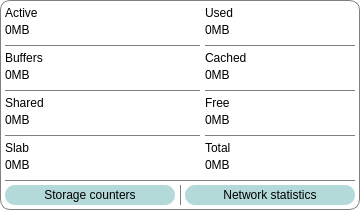
     <widget class="QFrame" name="memoexdt">
      <property name="geometry">
       <rect>
        <x>215</x>
        <y>240</y>
        <width>360</width>
        <height>210</height>
       </rect>
      </property>
      <property name="sizePolicy">
       <sizepolicy hsizetype="Fixed" vsizetype="Fixed">
        <horstretch>0</horstretch>
        <verstretch>0</verstretch>
       </sizepolicy>
      </property>
      <property name="minimumSize">
       <size>
        <width>360</width>
        <height>210</height>
       </size>
      </property>
      <property name="maximumSize">
       <size>
        <width>360</width>
        <height>210</height>
       </size>
      </property>
      <property name="styleSheet">
       <string notr="true">background: transparent; border: 1px solid #808080; border-radius: 10px;</string>
      </property>
      <property name="frameShape">
       <enum>QFrame::StyledPanel</enum>
      </property>
      <property name="frameShadow">
       <enum>QFrame::Raised</enum>
      </property>
      <widget class="QLabel" name="memoshnm">
       <property name="geometry">
        <rect>
         <x>5</x>
         <y>110</y>
         <width>195</width>
         <height>20</height>
        </rect>
       </property>
       <property name="sizePolicy">
        <sizepolicy hsizetype="Fixed" vsizetype="Fixed">
         <horstretch>0</horstretch>
         <verstretch>0</verstretch>
        </sizepolicy>
       </property>
       <property name="minimumSize">
        <size>
         <width>195</width>
         <height>20</height>
        </size>
       </property>
       <property name="maximumSize">
        <size>
         <width>195</width>
         <height>20</height>
        </size>
       </property>
       <property name="styleSheet">
        <string notr="true">font: 15pt &quot;JetBrains Mono&quot;; border: none;</string>
       </property>
       <property name="text">
        <string>0MB</string>
       </property>
      </widget>
      <widget class="QLabel" name="memobfnm">
       <property name="geometry">
        <rect>
         <x>5</x>
         <y>65</y>
         <width>195</width>
         <height>20</height>
        </rect>
       </property>
       <property name="sizePolicy">
        <sizepolicy hsizetype="Fixed" vsizetype="Fixed">
         <horstretch>0</horstretch>
         <verstretch>0</verstretch>
        </sizepolicy>
       </property>
       <property name="minimumSize">
        <size>
         <width>195</width>
         <height>20</height>
        </size>
       </property>
       <property name="maximumSize">
        <size>
         <width>195</width>
         <height>20</height>
        </size>
       </property>
       <property name="styleSheet">
        <string notr="true">font: 15pt &quot;JetBrains Mono&quot;; border: none;</string>
       </property>
       <property name="text">
        <string>0MB</string>
       </property>
      </widget>
      <widget class="QLabel" name="memosblb">
       <property name="geometry">
        <rect>
         <x>5</x>
         <y>140</y>
         <width>195</width>
         <height>15</height>
        </rect>
       </property>
       <property name="sizePolicy">
        <sizepolicy hsizetype="Fixed" vsizetype="Fixed">
         <horstretch>0</horstretch>
         <verstretch>0</verstretch>
        </sizepolicy>
       </property>
       <property name="minimumSize">
        <size>
         <width>195</width>
         <height>15</height>
        </size>
       </property>
       <property name="maximumSize">
        <size>
         <width>195</width>
         <height>15</height>
        </size>
       </property>
       <property name="styleSheet">
        <string notr="true">font: 10pt &quot;Inter&quot;; border: none;</string>
       </property>
       <property name="text">
        <string>Slab</string>
       </property>
      </widget>
      <widget class="Line" name="memoexl2">
       <property name="geometry">
        <rect>
         <x>5</x>
         <y>90</y>
         <width>195</width>
         <height>1</height>
        </rect>
       </property>
       <property name="sizePolicy">
        <sizepolicy hsizetype="Fixed" vsizetype="Fixed">
         <horstretch>0</horstretch>
         <verstretch>0</verstretch>
        </sizepolicy>
       </property>
       <property name="minimumSize">
        <size>
         <width>195</width>
         <height>1</height>
        </size>
       </property>
       <property name="maximumSize">
        <size>
         <width>195</width>
         <height>1</height>
        </size>
       </property>
       <property name="orientation">
        <enum>Qt::Horizontal</enum>
       </property>
      </widget>
      <widget class="Line" name="memoexl3">
       <property name="geometry">
        <rect>
         <x>5</x>
         <y>135</y>
         <width>195</width>
         <height>1</height>
        </rect>
       </property>
       <property name="sizePolicy">
        <sizepolicy hsizetype="Fixed" vsizetype="Fixed">
         <horstretch>0</horstretch>
         <verstretch>0</verstretch>
        </sizepolicy>
       </property>
       <property name="minimumSize">
        <size>
         <width>195</width>
         <height>1</height>
        </size>
       </property>
       <property name="maximumSize">
        <size>
         <width>195</width>
         <height>1</height>
        </size>
       </property>
       <property name="orientation">
        <enum>Qt::Horizontal</enum>
       </property>
      </widget>
      <widget class="QLabel" name="memoacnm">
       <property name="geometry">
        <rect>
         <x>5</x>
         <y>20</y>
         <width>195</width>
         <height>20</height>
        </rect>
       </property>
       <property name="sizePolicy">
        <sizepolicy hsizetype="Fixed" vsizetype="Fixed">
         <horstretch>0</horstretch>
         <verstretch>0</verstretch>
        </sizepolicy>
       </property>
       <property name="minimumSize">
        <size>
         <width>195</width>
         <height>20</height>
        </size>
       </property>
       <property name="maximumSize">
        <size>
         <width>195</width>
         <height>20</height>
        </size>
       </property>
       <property name="styleSheet">
        <string notr="true">font: 15pt &quot;JetBrains Mono&quot;; border: none;</string>
       </property>
       <property name="text">
        <string>0MB</string>
       </property>
      </widget>
      <widget class="Line" name="memoexl1">
       <property name="geometry">
        <rect>
         <x>5</x>
         <y>45</y>
         <width>195</width>
         <height>1</height>
        </rect>
       </property>
       <property name="sizePolicy">
        <sizepolicy hsizetype="Fixed" vsizetype="Fixed">
         <horstretch>0</horstretch>
         <verstretch>0</verstretch>
        </sizepolicy>
       </property>
       <property name="minimumSize">
        <size>
         <width>195</width>
         <height>1</height>
        </size>
       </property>
       <property name="maximumSize">
        <size>
         <width>195</width>
         <height>1</height>
        </size>
       </property>
       <property name="orientation">
        <enum>Qt::Horizontal</enum>
       </property>
      </widget>
      <widget class="QLabel" name="memoshlb">
       <property name="geometry">
        <rect>
         <x>5</x>
         <y>95</y>
         <width>195</width>
         <height>15</height>
        </rect>
       </property>
       <property name="sizePolicy">
        <sizepolicy hsizetype="Fixed" vsizetype="Fixed">
         <horstretch>0</horstretch>
         <verstretch>0</verstretch>
        </sizepolicy>
       </property>
       <property name="minimumSize">
        <size>
         <width>195</width>
         <height>15</height>
        </size>
       </property>
       <property name="maximumSize">
        <size>
         <width>195</width>
         <height>15</height>
        </size>
       </property>
       <property name="styleSheet">
        <string notr="true">font: 10pt &quot;Inter&quot;; border: none;</string>
       </property>
       <property name="text">
        <string>Shared</string>
       </property>
      </widget>
      <widget class="QLabel" name="memobflb">
       <property name="geometry">
        <rect>
         <x>5</x>
         <y>50</y>
         <width>195</width>
         <height>15</height>
        </rect>
       </property>
       <property name="sizePolicy">
        <sizepolicy hsizetype="Fixed" vsizetype="Fixed">
         <horstretch>0</horstretch>
         <verstretch>0</verstretch>
        </sizepolicy>
       </property>
       <property name="minimumSize">
        <size>
         <width>195</width>
         <height>15</height>
        </size>
       </property>
       <property name="maximumSize">
        <size>
         <width>195</width>
         <height>15</height>
        </size>
       </property>
       <property name="styleSheet">
        <string notr="true">font: 10pt &quot;Inter&quot;; border: none;</string>
       </property>
       <property name="text">
        <string>Buffers</string>
       </property>
      </widget>
      <widget class="QLabel" name="memoaclb">
       <property name="geometry">
        <rect>
         <x>5</x>
         <y>5</y>
         <width>195</width>
         <height>15</height>
        </rect>
       </property>
       <property name="sizePolicy">
        <sizepolicy hsizetype="Fixed" vsizetype="Fixed">
         <horstretch>0</horstretch>
         <verstretch>0</verstretch>
        </sizepolicy>
       </property>
       <property name="minimumSize">
        <size>
         <width>195</width>
         <height>15</height>
        </size>
       </property>
       <property name="maximumSize">
        <size>
         <width>195</width>
         <height>15</height>
        </size>
       </property>
       <property name="styleSheet">
        <string notr="true">font: 10pt &quot;Inter&quot;; border: none;</string>
       </property>
       <property name="text">
        <string>Active</string>
       </property>
      </widget>
      <widget class="QLabel" name="memosbnm">
       <property name="geometry">
        <rect>
         <x>5</x>
         <y>155</y>
         <width>195</width>
         <height>20</height>
        </rect>
       </property>
       <property name="sizePolicy">
        <sizepolicy hsizetype="Fixed" vsizetype="Fixed">
         <horstretch>0</horstretch>
         <verstretch>0</verstretch>
        </sizepolicy>
       </property>
       <property name="minimumSize">
        <size>
         <width>195</width>
         <height>20</height>
        </size>
       </property>
       <property name="maximumSize">
        <size>
         <width>195</width>
         <height>20</height>
        </size>
       </property>
       <property name="styleSheet">
        <string notr="true">font: 15pt &quot;JetBrains Mono&quot;; border: none;</string>
       </property>
       <property name="text">
        <string>0MB</string>
       </property>
      </widget>
      <widget class="QLabel" name="memofrlb">
       <property name="geometry">
        <rect>
         <x>205</x>
         <y>95</y>
         <width>150</width>
         <height>15</height>
        </rect>
       </property>
       <property name="sizePolicy">
        <sizepolicy hsizetype="Fixed" vsizetype="Fixed">
         <horstretch>0</horstretch>
         <verstretch>0</verstretch>
        </sizepolicy>
       </property>
       <property name="minimumSize">
        <size>
         <width>150</width>
         <height>15</height>
        </size>
       </property>
       <property name="maximumSize">
        <size>
         <width>150</width>
         <height>15</height>
        </size>
       </property>
       <property name="styleSheet">
        <string notr="true">font: 10pt &quot;Inter&quot;; border: none;</string>
       </property>
       <property name="text">
        <string>Free</string>
       </property>
      </widget>
      <widget class="Line" name="memoexl5">
       <property name="geometry">
        <rect>
         <x>205</x>
         <y>90</y>
         <width>150</width>
         <height>1</height>
        </rect>
       </property>
       <property name="sizePolicy">
        <sizepolicy hsizetype="Fixed" vsizetype="Fixed">
         <horstretch>0</horstretch>
         <verstretch>0</verstretch>
        </sizepolicy>
       </property>
       <property name="minimumSize">
        <size>
         <width>150</width>
         <height>1</height>
        </size>
       </property>
       <property name="maximumSize">
        <size>
         <width>150</width>
         <height>1</height>
        </size>
       </property>
       <property name="orientation">
        <enum>Qt::Horizontal</enum>
       </property>
      </widget>
      <widget class="QLabel" name="memottnm">
       <property name="geometry">
        <rect>
         <x>205</x>
         <y>155</y>
         <width>150</width>
         <height>20</height>
        </rect>
       </property>
       <property name="sizePolicy">
        <sizepolicy hsizetype="Fixed" vsizetype="Fixed">
         <horstretch>0</horstretch>
         <verstretch>0</verstretch>
        </sizepolicy>
       </property>
       <property name="minimumSize">
        <size>
         <width>150</width>
         <height>20</height>
        </size>
       </property>
       <property name="maximumSize">
        <size>
         <width>150</width>
         <height>20</height>
        </size>
       </property>
       <property name="styleSheet">
        <string notr="true">font: 15pt &quot;JetBrains Mono&quot;; border: none;</string>
       </property>
       <property name="text">
        <string>0MB</string>
       </property>
      </widget>
      <widget class="QLabel" name="memocclb">
       <property name="geometry">
        <rect>
         <x>205</x>
         <y>50</y>
         <width>150</width>
         <height>15</height>
        </rect>
       </property>
       <property name="sizePolicy">
        <sizepolicy hsizetype="Fixed" vsizetype="Fixed">
         <horstretch>0</horstretch>
         <verstretch>0</verstretch>
        </sizepolicy>
       </property>
       <property name="minimumSize">
        <size>
         <width>150</width>
         <height>15</height>
        </size>
       </property>
       <property name="maximumSize">
        <size>
         <width>150</width>
         <height>15</height>
        </size>
       </property>
       <property name="styleSheet">
        <string notr="true">font: 10pt &quot;Inter&quot;; border: none;</string>
       </property>
       <property name="text">
        <string>Cached</string>
       </property>
      </widget>
      <widget class="QLabel" name="memottlb">
       <property name="geometry">
        <rect>
         <x>205</x>
         <y>140</y>
         <width>150</width>
         <height>15</height>
        </rect>
       </property>
       <property name="sizePolicy">
        <sizepolicy hsizetype="Fixed" vsizetype="Fixed">
         <horstretch>0</horstretch>
         <verstretch>0</verstretch>
        </sizepolicy>
       </property>
       <property name="minimumSize">
        <size>
         <width>150</width>
         <height>15</height>
        </size>
       </property>
       <property name="maximumSize">
        <size>
         <width>150</width>
         <height>15</height>
        </size>
       </property>
       <property name="styleSheet">
        <string notr="true">font: 10pt &quot;Inter&quot;; border: none;</string>
       </property>
       <property name="text">
        <string>Total</string>
       </property>
      </widget>
      <widget class="Line" name="memoexl6">
       <property name="geometry">
        <rect>
         <x>205</x>
         <y>135</y>
         <width>150</width>
         <height>1</height>
        </rect>
       </property>
       <property name="sizePolicy">
        <sizepolicy hsizetype="Fixed" vsizetype="Fixed">
         <horstretch>0</horstretch>
         <verstretch>0</verstretch>
        </sizepolicy>
       </property>
       <property name="minimumSize">
        <size>
         <width>150</width>
         <height>1</height>
        </size>
       </property>
       <property name="maximumSize">
        <size>
         <width>150</width>
         <height>1</height>
        </size>
       </property>
       <property name="orientation">
        <enum>Qt::Horizontal</enum>
       </property>
      </widget>
      <widget class="Line" name="memoexl7">
       <property name="geometry">
        <rect>
         <x>5</x>
         <y>180</y>
         <width>350</width>
         <height>1</height>
        </rect>
       </property>
       <property name="sizePolicy">
        <sizepolicy hsizetype="Fixed" vsizetype="Fixed">
         <horstretch>0</horstretch>
         <verstretch>0</verstretch>
        </sizepolicy>
       </property>
       <property name="minimumSize">
        <size>
         <width>350</width>
         <height>1</height>
        </size>
       </property>
       <property name="maximumSize">
        <size>
         <width>350</width>
         <height>1</height>
        </size>
       </property>
       <property name="orientation">
        <enum>Qt::Horizontal</enum>
       </property>
      </widget>
      <widget class="QLabel" name="memofrnm">
       <property name="geometry">
        <rect>
         <x>205</x>
         <y>110</y>
         <width>150</width>
         <height>20</height>
        </rect>
       </property>
       <property name="sizePolicy">
        <sizepolicy hsizetype="Fixed" vsizetype="Fixed">
         <horstretch>0</horstretch>
         <verstretch>0</verstretch>
        </sizepolicy>
       </property>
       <property name="minimumSize">
        <size>
         <width>150</width>
         <height>20</height>
        </size>
       </property>
       <property name="maximumSize">
        <size>
         <width>150</width>
         <height>20</height>
        </size>
       </property>
       <property name="styleSheet">
        <string notr="true">font: 15pt &quot;JetBrains Mono&quot;; border: none;</string>
       </property>
       <property name="text">
        <string>0MB</string>
       </property>
      </widget>
      <widget class="QLabel" name="memousnm">
       <property name="geometry">
        <rect>
         <x>205</x>
         <y>20</y>
         <width>150</width>
         <height>20</height>
        </rect>
       </property>
       <property name="sizePolicy">
        <sizepolicy hsizetype="Fixed" vsizetype="Fixed">
         <horstretch>0</horstretch>
         <verstretch>0</verstretch>
        </sizepolicy>
       </property>
       <property name="minimumSize">
        <size>
         <width>150</width>
         <height>20</height>
        </size>
       </property>
       <property name="maximumSize">
        <size>
         <width>150</width>
         <height>20</height>
        </size>
       </property>
       <property name="styleSheet">
        <string notr="true">font: 15pt &quot;JetBrains Mono&quot;; border: none;</string>
       </property>
       <property name="text">
        <string>0MB</string>
       </property>
      </widget>
      <widget class="QLabel" name="memouslb">
       <property name="geometry">
        <rect>
         <x>205</x>
         <y>5</y>
         <width>150</width>
         <height>15</height>
        </rect>
       </property>
       <property name="sizePolicy">
        <sizepolicy hsizetype="Fixed" vsizetype="Fixed">
         <horstretch>0</horstretch>
         <verstretch>0</verstretch>
        </sizepolicy>
       </property>
       <property name="minimumSize">
        <size>
         <width>150</width>
         <height>15</height>
        </size>
       </property>
       <property name="maximumSize">
        <size>
         <width>150</width>
         <height>15</height>
        </size>
       </property>
       <property name="styleSheet">
        <string notr="true">font: 10pt &quot;Inter&quot;; border: none;</string>
       </property>
       <property name="text">
        <string>Used</string>
       </property>
      </widget>
      <widget class="QLabel" name="memoccnm">
       <property name="geometry">
        <rect>
         <x>205</x>
         <y>65</y>
         <width>150</width>
         <height>20</height>
        </rect>
       </property>
       <property name="sizePolicy">
        <sizepolicy hsizetype="Fixed" vsizetype="Fixed">
         <horstretch>0</horstretch>
         <verstretch>0</verstretch>
        </sizepolicy>
       </property>
       <property name="minimumSize">
        <size>
         <width>150</width>
         <height>20</height>
        </size>
       </property>
       <property name="maximumSize">
        <size>
         <width>150</width>
         <height>20</height>
        </size>
       </property>
       <property name="styleSheet">
        <string notr="true">font: 15pt &quot;JetBrains Mono&quot;; border: none;</string>
       </property>
       <property name="text">
        <string>0MB</string>
       </property>
      </widget>
      <widget class="Line" name="memoexl4">
       <property name="geometry">
        <rect>
         <x>205</x>
         <y>45</y>
         <width>150</width>
         <height>1</height>
        </rect>
       </property>
       <property name="sizePolicy">
        <sizepolicy hsizetype="Fixed" vsizetype="Fixed">
         <horstretch>0</horstretch>
         <verstretch>0</verstretch>
        </sizepolicy>
       </property>
       <property name="minimumSize">
        <size>
         <width>150</width>
         <height>1</height>
        </size>
       </property>
       <property name="maximumSize">
        <size>
         <width>150</width>
         <height>1</height>
        </size>
       </property>
       <property name="orientation">
        <enum>Qt::Horizontal</enum>
       </property>
      </widget>
      <widget class="QPushButton" name="mmscexbt">
       <property name="geometry">
        <rect>
         <x>5</x>
         <y>185</y>
         <width>170</width>
         <height>20</height>
        </rect>
       </property>
       <property name="sizePolicy">
        <sizepolicy hsizetype="Fixed" vsizetype="Fixed">
         <horstretch>0</horstretch>
         <verstretch>0</verstretch>
        </sizepolicy>
       </property>
       <property name="minimumSize">
        <size>
         <width>170</width>
         <height>20</height>
        </size>
       </property>
       <property name="maximumSize">
        <size>
         <width>170</width>
         <height>20</height>
        </size>
       </property>
       <property name="styleSheet">
        <string notr="true">background-color: rgba(102, 178, 178, 0.5); border: none; font: 10pt &quot;Inter&quot;;</string>
       </property>
       <property name="text">
        <string>Storage counters</string>
       </property>
      </widget>
      <widget class="QPushButton" name="mmnsexbt">
       <property name="geometry">
        <rect>
         <x>185</x>
         <y>185</y>
         <width>170</width>
         <height>20</height>
        </rect>
       </property>
       <property name="sizePolicy">
        <sizepolicy hsizetype="Fixed" vsizetype="Fixed">
         <horstretch>0</horstretch>
         <verstretch>0</verstretch>
        </sizepolicy>
       </property>
       <property name="minimumSize">
        <size>
         <width>170</width>
         <height>20</height>
        </size>
       </property>
       <property name="maximumSize">
        <size>
         <width>170</width>
         <height>20</height>
        </size>
       </property>
       <property name="styleSheet">
        <string notr="true">background-color: rgba(102, 178, 178, 0.5); border: none; font: 10pt &quot;Inter&quot;;</string>
       </property>
       <property name="text">
        <string>Network statistics</string>
       </property>
      </widget>
      <widget class="Line" name="partlin1">
       <property name="geometry">
        <rect>
         <x>180</x>
         <y>185</y>
         <width>1</width>
         <height>20</height>
        </rect>
       </property>
       <property name="sizePolicy">
        <sizepolicy hsizetype="Fixed" vsizetype="Fixed">
         <horstretch>0</horstretch>
         <verstretch>0</verstretch>
        </sizepolicy>
       </property>
       <property name="minimumSize">
        <size>
         <width>1</width>
         <height>20</height>
        </size>
       </property>
       <property name="maximumSize">
        <size>
         <width>1</width>
         <height>20</height>
        </size>
       </property>
       <property name="orientation">
        <enum>Qt::Vertical</enum>
       </property>
      </widget>
     </widget>
